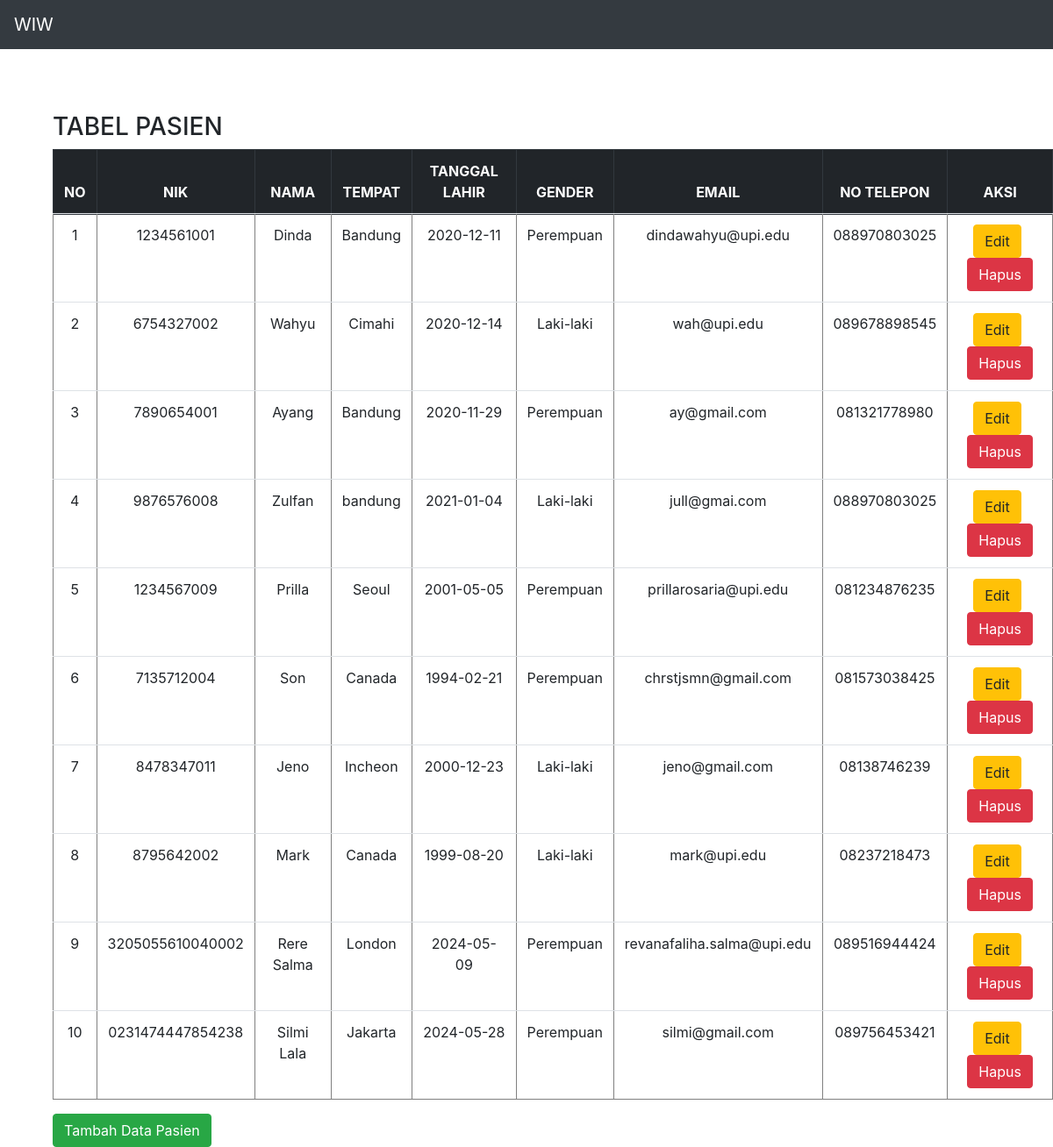
The app's page /source_code/index.php with its own data.
### tables this page shows
CREATE TABLE `pasien` (
  `id` int(11) NOT NULL,
  `nik` varchar(100) NOT NULL,
  `nama` varchar(100) NOT NULL,
  `tempat` varchar(100) NOT NULL,
  `tl` varchar(100) NOT NULL,
  `gender` varchar(10) NOT NULL,
  `email` varchar(100) NOT NULL,
  `telp` varchar(100) NOT NULL
);

### source_code/presenter/ProsesPasien.php (called while the page is built, shortened)
<?php
class ProsesPasien implements KontrakPresenter
{
	private $tabelpasien;
	private $data = [];
	function __construct()
	{
		try {
			$db_host = "localhost";
			$db_user = "root";
			$db_password = "";
			$db_name = "mvp_php";
			$this->tabelpasien = new TabelPasien($db_host, $db_user, $db_password, $db_name);
			$this->data = array();
		} catch (Exception $e) {
			echo "wiw error" . $e->getMessage();
		}
	}
	function prosesDataPasien()
	{
		try {
			$this->tabelpasien->open();
			$this->tabelpasien->getPasien();
			while ($row = $this->tabelpasien->getResult()) {
				$this->data[] = $row;
			}
		} catch (Exception $e) {
			echo "wiw error part 2" . $e->getMessage();
		}
	}
	function getId($i)
	{
		return $this->data[$i]['id'];
	}
	function getNik($i)
	{
		return $this->data[$i]['nik'];
	}
	function getNama($i)
	{
		return $this->data[$i]['nama'];
	}
	function getTempat($i)
	{
		return $this->data[$i]['tempat'];
	}
	function getTl($i)
	{
		return $this->data[$i]['tl'];
	}
	function getGender($i)
	{
		return $this->data[$i]['gender'];
	}
	function getSize()
	{
		return sizeof($this->data);
	}
	function getEmail($i)
	{
		return $this->data[$i]['email'];
	}
	function getTelp($i)
	{
		return $this->data[$i]['telp'];
	}
}

### source_code/index.php (called while the page is built, shortened)
<?php
include("model/Template.class.php");
include("model/DB.class.php");
include("presenter/ProsesPasien.php");
include("view/TampilPasien.php");
$tp = new TampilPasien();
$data = $tp->tampil();

### source_code/model/DB.class.php (called while the page is built, shortened)
<?php
class DB
{
    private $hostname;
    private $username;
    private $password;
    private $dbname;
    private $conn;
    function __construct($hostname, $username, $password, $dbname)
    {
        $this->hostname = $hostname;
        $this->username = $username;
        $this->password = $password;
        $this->dbname = $dbname;
    }
    function open()
    {
        $this->conn = mysqli_connect($this->hostname, $this->username, $this->password, $this->dbname);
    }
    function execute($query)
    {
        $this->result = mysqli_query($this->conn, $query);
    }
}

### source_code/model/TabelPasien.class.php (called while the page is built, shortened)
<?php
 class TabelPasien extends DB
 {
	function getPasien()
	{
		$query = "SELECT * FROM pasien";
		return $this->execute($query);
	}
 }

### source_code/view/TampilPasien.php (the view, shortened to what this page needs)
<?php
include_once("presenter/ProsesPasien.php");
class TampilPasien implements KontrakView
{
	private $prosespasien;
	function __construct()
	{
		$this->prosespasien = new ProsesPasien();
	}
	function tampil()
    {
        $this->prosespasien->prosesDataPasien();
        $data = null;
        for ($i = 0; $i < $this->prosespasien->getSize(); $i++) {
            $no = $i + 1;
            $data .= "<tr>
                <td>" . $no . "</td>
                <td>" . $this->prosespasien->getNik($i) . "</td>
                <td>" . $this->prosespasien->getNama($i) . "</td>
                <td>" . $this->prosespasien->getTempat($i) . "</td>
                <td>" . $this->prosespasien->getTl($i) . "</td>
                <td>" . $this->prosespasien->getGender($i) . "</td>
                <td>" . $this->prosespasien->getEmail($i) . "</td>
                <td>" . $this->prosespasien->getTelp($i) . "</td>
                <td style='font-size: 22px;'>
                    <a href='editForm.php?id=" . $this->prosespasien->getId($i) . "' class='btn btn-warning' role='button'>Edit</a>&nbsp;
                    <a href='index.php?hapus=" . $this->prosespasien->getId($i) . "' class='btn btn-danger' role='button'>Hapus</a>
                </td>
            </tr>";
        }
    }
}

### source_code/model/Template.class.php (shortened to what this page needs)
<?php
class Template{
	var $content = '';
	function __construct($filename = ''){
		$this->content = implode('', @file($filename));
	}
	function clear(){
		$this->content = preg_replace("/DATA_[A-Z|_|0-9]+/", "", $this->content);
	}
	function write(){
		print $this->content;
	}
	function replace($old = '', $new = ''){
		if(is_int($new)){
			$value = sprintf("%d", $new);
		}elseif(is_float($new)){
			$value = sprintf("%f", $new);
		}elseif(is_array($new)){
			$value = '';
			foreach( $new as $item){
				$value .= $item. '';
			}
		}else{
			$value = $new;
		}
		$this->content = preg_replace("/$old/",  $value, $this->content);
	}
}

### records on screen
pasien: no "1", nik "1234561001", nama "Dinda", tempat "Bandung", tl "2020-12-11", gender "Perempuan", email "dindawahyu@upi.edu", telp "088970803025"
pasien: no "2", nik "6754327002", nama "Wahyu", tempat "Cimahi", tl "2020-12-14", gender "Laki-laki", email "wah@upi.edu", telp "089678898545"
pasien: no "3", nik "7890654001", nama "Ayang", tempat "Bandung", tl "2020-11-29", gender "Perempuan", email "ay@gmail.com", telp "081321778980"
pasien: no "4", nik "9876576008", nama "Zulfan", tempat "bandung", tl "2021-01-04", gender "Laki-laki", email "jull@gmai.com", telp "088970803025"
pasien: no "5", nik "1234567009", nama "Prilla", tempat "Seoul", tl "2001-05-05", gender "Perempuan", email "prillarosaria@upi.edu", telp "081234876235"
pasien: no "6", nik "7135712004", nama "Son", tempat "Canada", tl "1994-02-21", gender "Perempuan", email "chrstjsmn@gmail.com", telp "081573038425"
pasien: no "7", nik "8478347011", nama "Jeno", tempat "Incheon", tl "2000-12-23", gender "Laki-laki", email "jeno@gmail.com", telp "08138746239"
pasien: no "8", nik "8795642002", nama "Mark", tempat "Canada", tl "1999-08-20", gender "Laki-laki", email "mark@upi.edu", telp "08237218473"
pasien: no "9", nik "3205055610040002", nama "Rere Salma", tempat "London", tl "2024-05-09", gender "Perempuan", email "revanafaliha.salma@upi.edu", telp "089516944424"
pasien: no "10", nik "0231474447854238", nama "Silmi Lala", tempat "Jakarta", tl "2024-05-28", gender "Perempuan", email "silmi@gmail.com", telp "089756453421"

### other values on screen
$this->content "WIW TABEL PASIEN NO NIK NAMA TEMPAT TANGGAL LAHIR GENDER EMAIL NO TELEPON AKSI Tambah Data Pasien"
